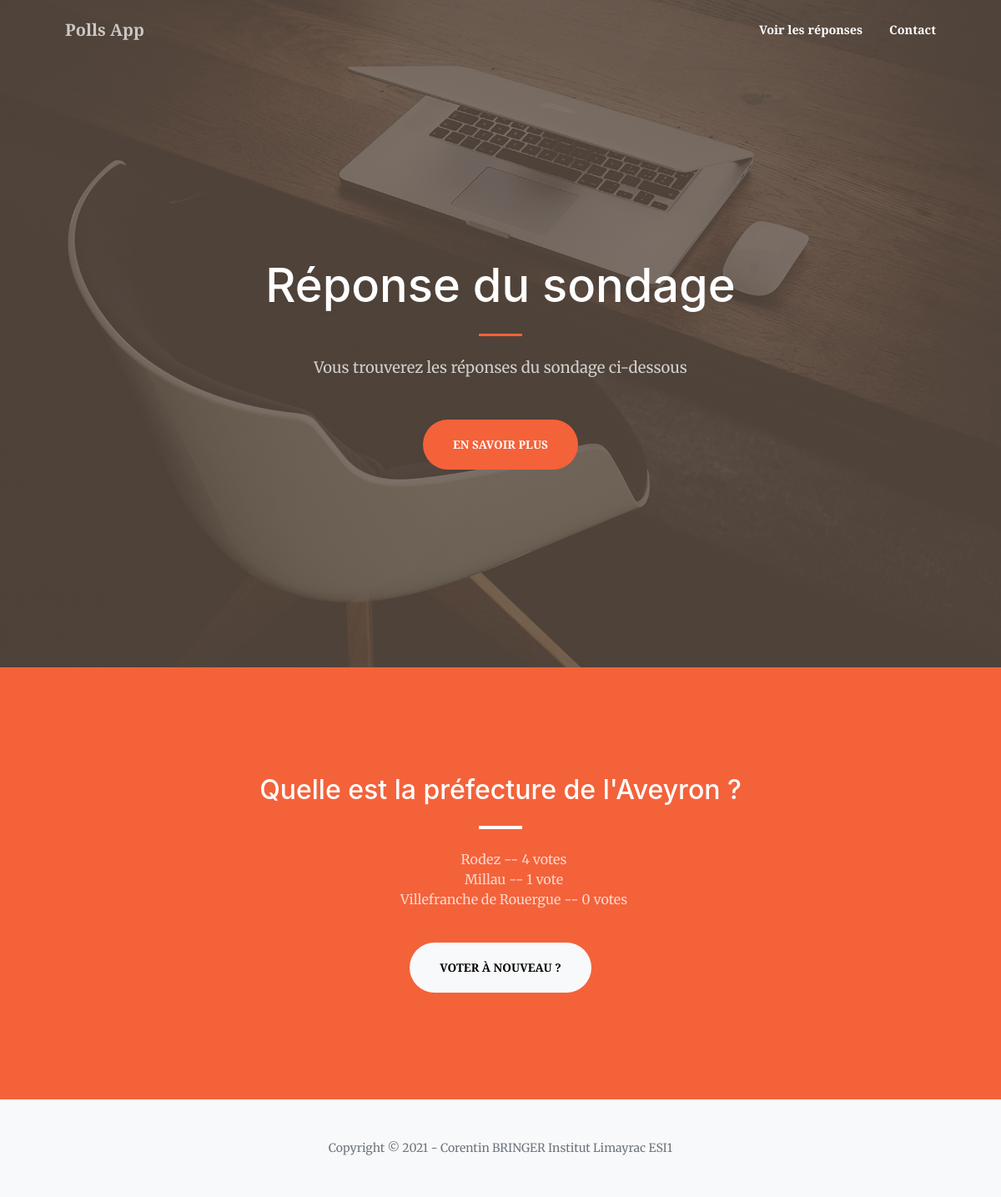
Before: /polls/1/results/ with the older database file.
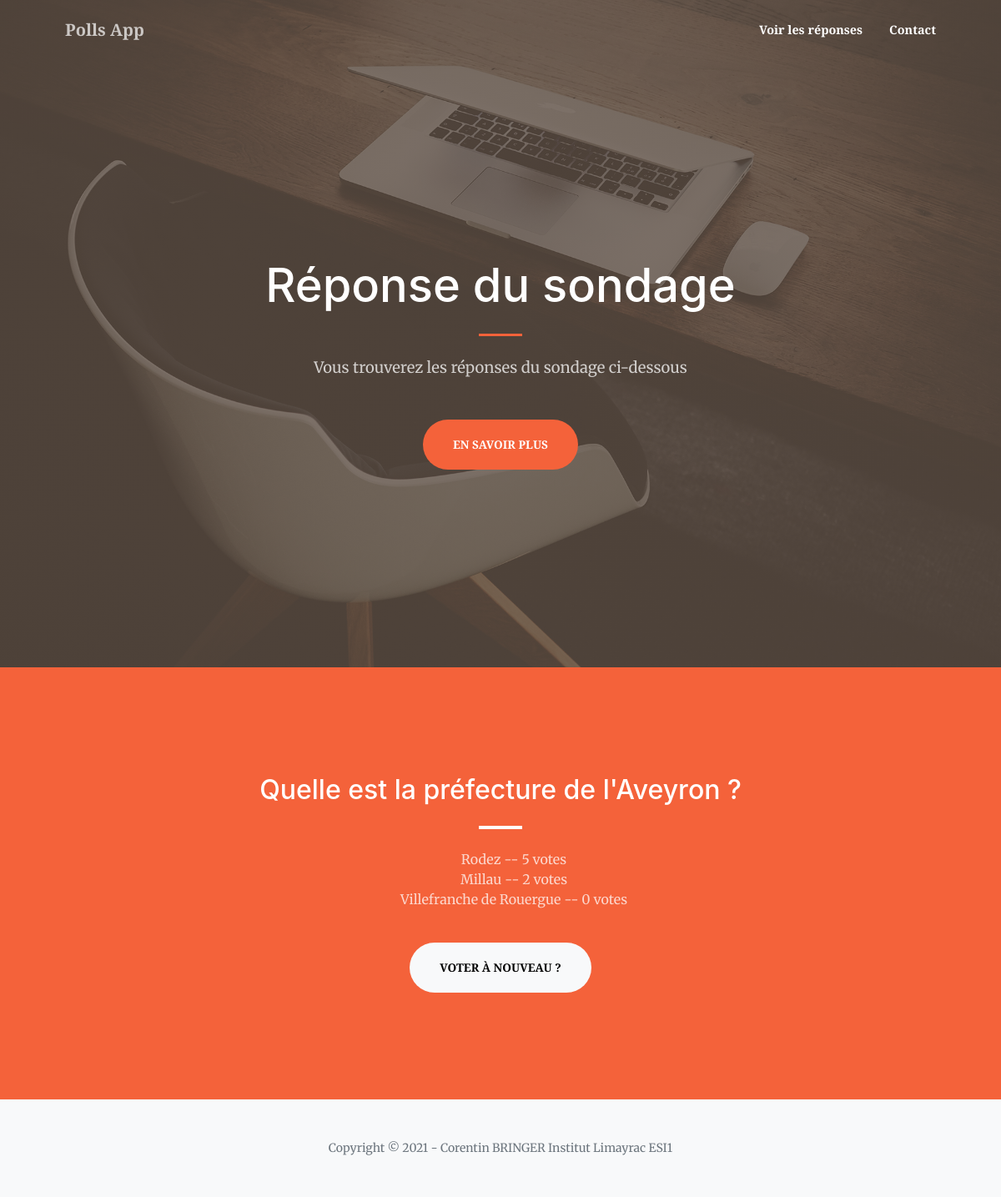
After: the same page with the newer database file.
### polls/models.py (models this page shows, shortened)
class Choice(models.Model):
    question = models.ForeignKey(Question, on_delete=models.CASCADE)
    choice_text = models.CharField(max_length=200)
    votes = models.IntegerField(default=0)

### polls/views.py (the view)
# urls.py: path('<int:pk>/results/', views.ResultsView.as_view(), name='results'),
class ResultsView(generic.DetailView):
    model = Question
    template_name = 'polls/results.html'

### polls/templates/polls/results.html
{% extends 'polls/base.html' %}
{% block menu %}
    <li class="nav-item"><a class="nav-link" href="#about">Voir les réponses</a></li>
    <li class="nav-item"><a class="nav-link" href="/polls/contact/">Contact</a></li>
{% endblock %}
{% block title %}
    Réponse du sondage
{% endblock %}
{% block description %}
    Vous trouverez les réponses du sondage ci-dessous
{% endblock %}
{% block description_button %}
    En savoir plus
{% endblock %}
{% block content %}
    <h2 class="text-white mt-0">{{ question.question_text }}</h2>
    <hr class="divider divider-light" />
    <ul>
    {% for choice in question.choice_set.all %}
        <li class="text-white-75">{{ choice.choice_text }} -- {{ choice.votes }} vote{{ choice.votes|pluralize }}</li>
    {% endfor %}
    </ul>
    <a class="btn btn-light btn-xl mt-4" href="{% url 'polls:detail' question.id %}">Voter à nouveau ?</a>
{% endblock %}

Changed rows visible on the page:
changed Choice "Rodez": votes "4" → "5"
changed Choice "Millau": votes "1" → "2"
